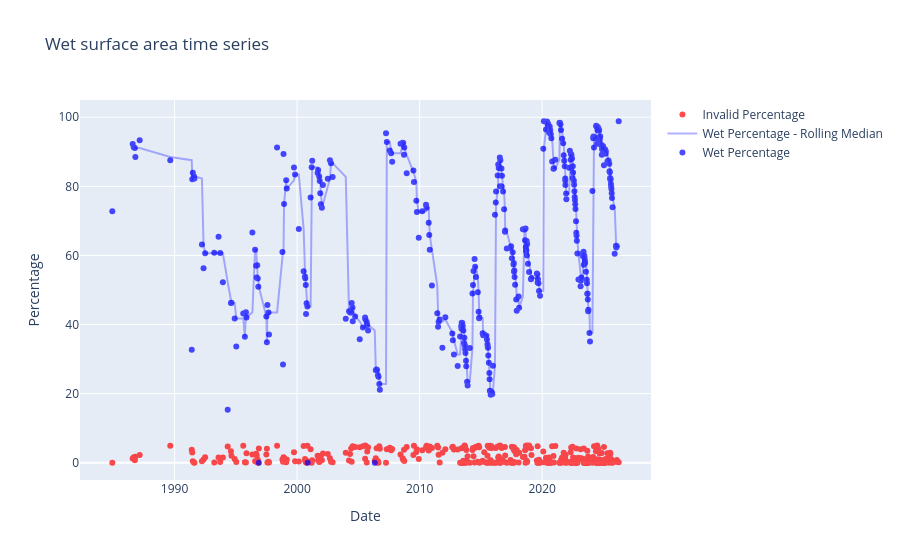

The code cell stored with this chart in its notebook:
### Markdown cell above
### Inspect time series

The time series for the Mtera Reservoir shows some seasonal variation in water extent, often with with very large filling events followed by progressive contraction of water extent.

This time series is taken directly from the Waterbodies database and is linked to the waterbody geohash; in this case `ky9rzpq3c0` as we see when hovering over the polygon in the explorer above. More information on the Waterbodies service and time series can be found in the [Datasets notebook](../Datasets/Waterbodies.ipynb) and in the [documentation](https://docs.digitalearthafrica.org/en/latest/data_specs/Waterbodies_specs.html).

### Code cell
selected_waterbody_geohash = "ky9rzpq3c0"
selected_waterbody = get_waterbody(selected_waterbody_geohash)

# Get time series for the selected water body
selected_waterbody_timeseries = get_time_series(waterbody=selected_waterbody)

display_time_series(selected_waterbody_timeseries)

### Figure 1 — Plotly figure (JSON) as saved in the notebook; plotly's stock layout.template omitted (floating-point values rounded to 4 significant figures; data arrays with more than 128 entries replaced by an {"elided": "..."} marker saying what was removed)
{"data": [{"hovertemplate": "<b>%{x|%Y-%m-%d}</b><br>Invalid: %{y:.2f}%<extra></extra>", "marker": {"color": "red"}, "mode": "markers", "name": "Invalid Percentage", "opacity": 0.7, "type": "scatter", "x": {"elided": "355 str values"}, "y": {"elided": "355 float values"}}, {"line": {"color": "blue"}, "mode": "lines", "name": "Wet Percentage - Rolling Median", "opacity": 0.3, "type": "scatter", "x": {"elided": "355 str values"}, "y": {"elided": "355 float values"}}, {"hovertemplate": "<b>%{x|%Y-%m-%d}</b><br>Wet: %{y:.2f}%<extra></extra>", "marker": {"color": "blue"}, "mode": "markers", "name": "Wet Percentage", "opacity": 0.7, "type": "scatter", "x": {"elided": "355 str values"}, "y": {"elided": "355 float values"}}], "layout": {"title": {"text": "Wet surface area time series"}, "xaxis": {"title": {"text": "Date"}}, "yaxis": {"range": [-5, 105], "title": {"text": "Percentage"}}}}
